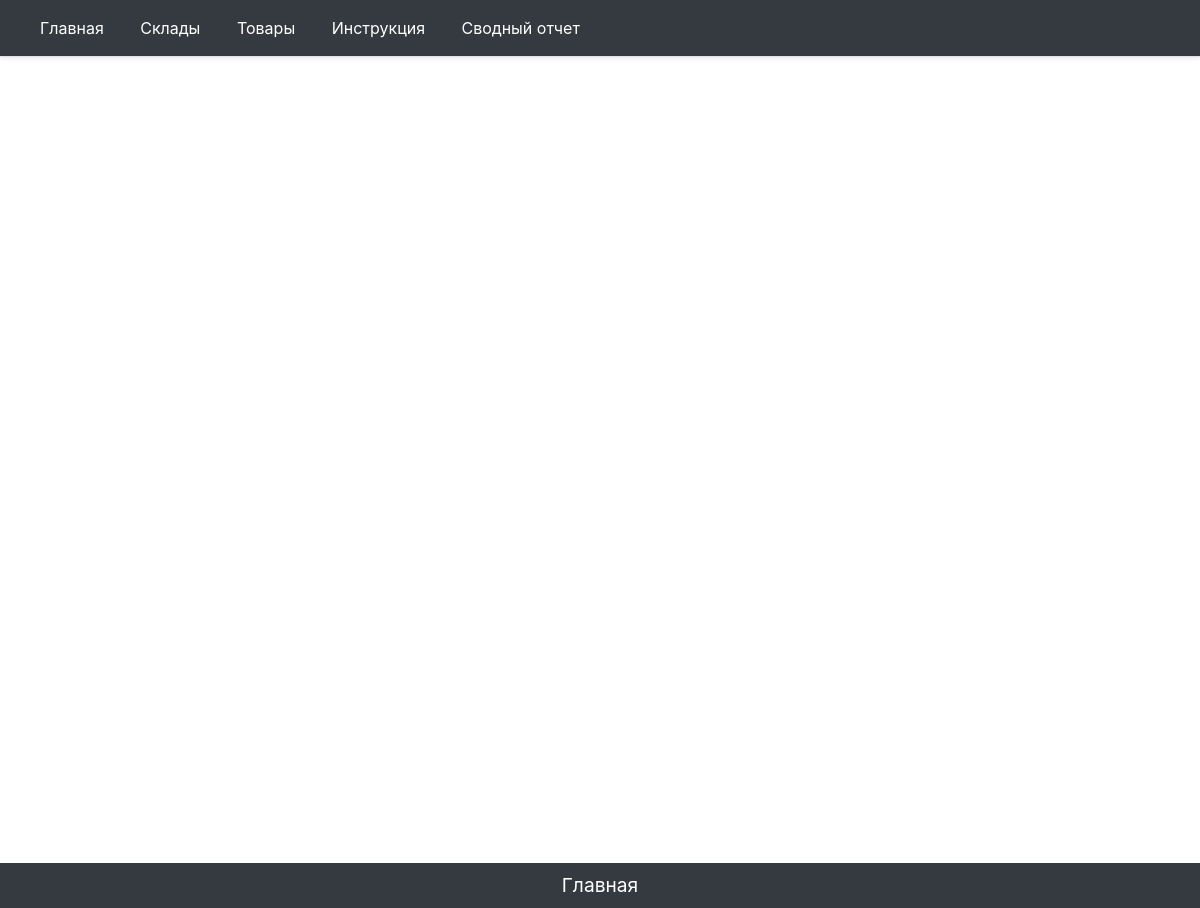
Before: /first with the older database file.
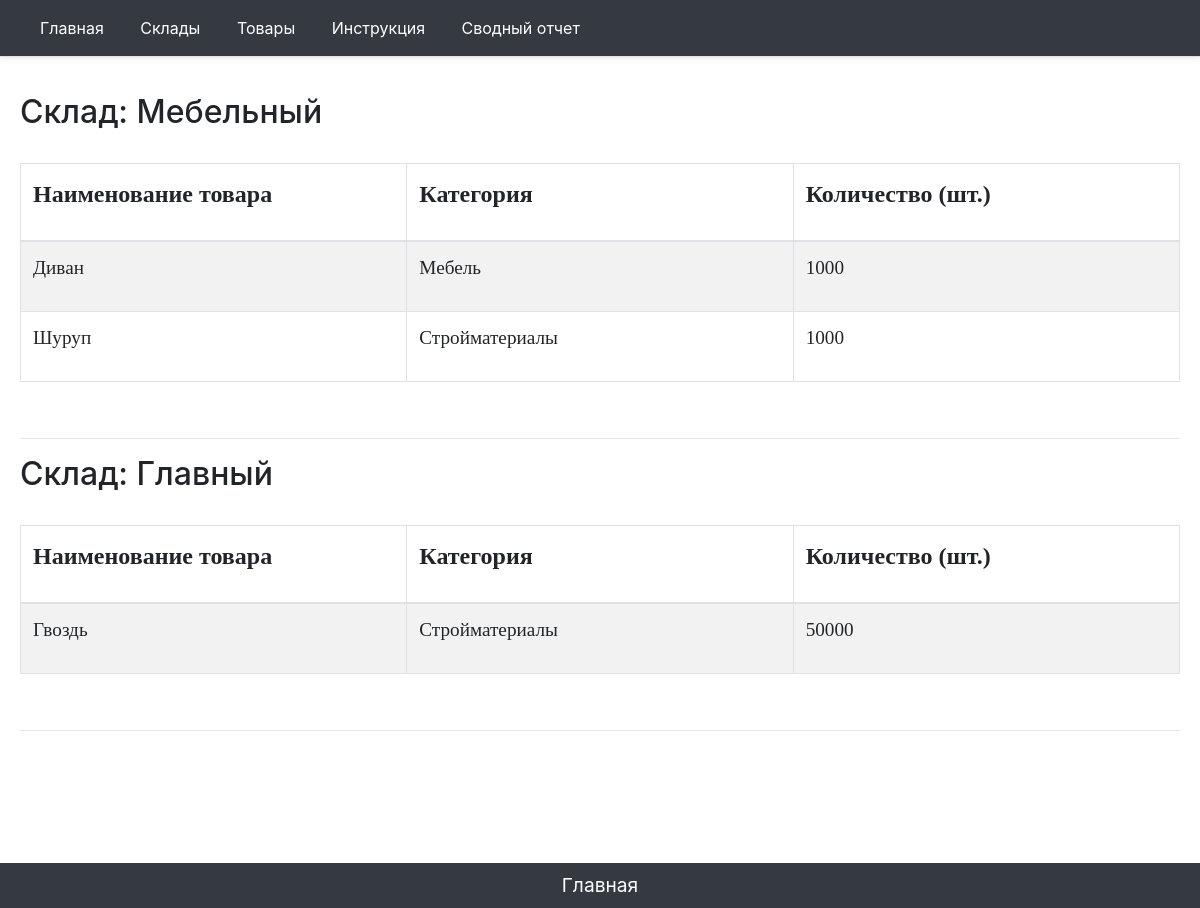
After: the same page with the newer database file.
### main/models.py (models this page shows, shortened)
class FoldNewOne(models.Model):
    name = models.CharField('Название склада', max_length=50)
    parknumber = models.IntegerField('Номер платформы')
    responsible = models.CharField('Ответственный', max_length=50, blank=True)
    adress = models.CharField('Адрес', max_length=200, blank=True)
    square = models.IntegerField('Площадь склада')
    def get_item_count(self):
        count = 0
        items = ItemNewOne.objects.all()
        for i in items:
            if i.foldid.id == self.id:
                count += 1
        return count
    """def get_update_url(self):
        return reverse('fold_update_url',kwargs={'id': self.id})
"""
    class Meta:
        verbose_name = 'Склад'
        verbose_name_plural = 'Склады'

class ItemNewOne(models.Model):
    ITEM_CATEGORY = (
        ('Мебель', 'Мебель'),
        ('Стройматериалы', 'Строительные материалы'),
        ('Инструменты', 'Инструменты для выполнения строительных,отделочных работ'),
        ('Техника', 'Технические средства, машины для строительных, отделочных работ'),
    )
    ITEM_MODULE = (
        ('А', 'А'),
        ('Б', 'Б'),
        ('В', 'В'),
        ('Г', 'Г'),
        ('Д', 'Д'),
        ('Е', 'Е'),
        ('Ж', 'Ж'),
        ('З', 'З'),
    )
    ITEM_SECTION =(
        ('S-1', 'S-1'),
        ('S-2', 'S-2'),
        ('S-3', 'S-3'),
        ('S-4', 'S-4'),
        ('S-5', 'S-5'),
        ('S-6', 'S-6'),
        ('S-7', 'S-7'),
        ('S-8', 'S-8'),
        ('S-9', 'S-9'),
        ('S-10', 'S-10'),
        ('S-11', 'S-11'),
        ('S-12', 'S-12'),
        ('S-13', 'S-13'),
        ('S-14', 'S-14'),
        ('S-15', 'S-15'),
        ('S-16', 'S-16'),
    )
    ITEM_ROW=(
        ('1', '1'),
        ('2', '2'),
        ('3', '3'),
        ('4', '4'),
        ('5', '5'),
        ('6', '6'),
        ('7', '7'),
        ('8', '8'),
        ('9', '9'),
        ('10', '10'),
        ('11', '11'),
        ('12', '12'),
        ('13', '13'),
        ('14', '14'),
        ('15', '15'),
        ('16', '16'),
        ('17', '17'),
        ('18', '18'),
        ('19', '19'),
        ('20', '20'),
        ('21', '21'),
        ('22', '22'),
        ('23', '23'),
        ('24', '24'),
        ('25', '25'),
        ('26', '26'),
        ('27', '27'),
        ('28', '28'),
        ('29', '29'),
        ('30', '30'),
        ('31', '31'),
        ('32', '32'),
    )
    ITEM_PLACE = (
        ('М1', 'М1'),
        ('М2', 'М2'),
        ('М3', 'М3'),
        ('М4', 'М4'),
        ('М5', 'М5'),
        ('М6', 'М6'),
        ('М7', 'М7'),
        ('М8', 'М8'),
        ('М9', 'М9'),
        ('М10', 'М10'),
        ('М11', 'М11'),
        ('М12', 'М12'),
        ('М13', 'М13'),
        ('М14', 'М14'),
        ('М15', 'М15'),
        ('М16', 'М16'),
        ('М17', 'М17'),
        ('М18', 'М18'),
        ('М19', 'М19'),
        ('М20', 'М20'),
        ('М21', 'М21'),
        ('М22', 'М22'),
        ('М23', 'М23'),
        ('М24', 'М24'),
        ('М25', 'М25'),
        ('М26', 'М26'),
        ('М27', 'М27'),
        ('М28', 'М28'),
        ('М29', 'М29'),
        ('М30', 'М30'),
        ('М31', 'М31'),
        ('М32', 'М32'),
        ('М33', 'М33'),
        ('М34', 'М34'),
        ('М35', 'М35'),
        ('М36', 'М36'),
        ('М37', 'М37'),
        ('М38', 'М38'),
        ('М39', 'М39'),
        ('М40', 'М40'),
        ('М41', 'М41'),
        ('М42', 'М42'),
        ('М43', 'М43'),
        ('М44', 'М44'),
        ('М45', 'М45'),
        ('М46', 'М46'),
        ('М47', 'М47'),
        ('М48', 'М48'),
        ('М49', 'М49'),
        ('М50', 'М50'),
        ('М51', 'М51'),
        ('М52', 'М52'),
        ('М53', 'М53'),
        ('М54', 'М54'),
        ('М55', 'М55'),
        ('М56', 'М56'),
        ('М57', 'М57'),
        ('М58', 'М58'),
        ('М59', 'М59'),
        ('М60', 'М60'),
        ('М61', 'М61'),
        ('М62', 'М62'),
        ('М63', 'М63'),
        ('М64', 'М64'),
        ('М65', 'М65'),
        ('М66', 'М66'),
        ('М67', 'М67'),
        ('М68', 'М68'),
        ('М69', 'М69'),
        ('М70', 'М70'),
        ('М71', 'М71'),
        ('М72', 'М72'),
        ('М73', 'М73'),
        ('М74', 'М74'),
        ('М75', 'М75'),
        ('М76', 'М76'),
        ('М77', 'М77'),
        ('М78', 'М78'),
        ('М79', 'М79'),
        ('М80', 'М80'),
        ('М81', 'М81'),
        ('М82', 'М82'),
        ('М83', 'М83'),
        ('М84', 'М84'),
        ('М85', 'М85'),
        ('М86', 'М86'),
        ('М87', 'М87'),
        ('М88', 'М88'),
        ('М89', 'М89'),
        ('М90', 'М90'),
        ('М91', 'М91'),
        ('М92', 'М92'),
        ('М93', 'М93'),
        ('М94', 'М94'),
        ('М95', 'М95'),
        ('М96', 'М96'),
        ('М97', 'М97'),
        ('М98', 'М98'),
        ('М99', 'М99'),
        ('М100', 'М100'),
        ('М101', 'М101'),
        ('М102', 'М102'),
        ('М103', 'М103'),
        ('М104', 'М104'),
        ('М105', 'М105'),
        ('М106', 'М106'),
        ('М107', 'М107'),
        ('М108', 'М108'),
        ('М109', 'М109'),
        ('М110', 'М110'),
        ('М111', 'М111'),
        ('М112', 'М112'),
        ('М113', 'М113'),
        ('М114', 'М114'),
        ('М115', 'М115'),
        ('М116', 'М116'),
        ('М117', 'М117'),
        ('М118', 'М118'),
        ('М119', 'М119'),
        ('М120', 'М120'),
        ('М121', 'М121'),
        ('М122', 'М122'),
        ('М123', 'М123'),
        ('М124', 'М124'),
        ('М125', 'М125'),
        ('М126', 'М126'),
        ('М127', 'М127'),
        ('М128', 'М128'),
    )
    name = models.CharField('Наименование товара', max_length=100)
    category = models.CharField('Категория',max_length=150, choices=ITEM_CATEGORY)
    amount = models.IntegerField('Количество')
    shelflifeday = models.IntegerField('Дней хранения')
    option = models.TextField('Описание', blank=True)
    foldid = models.ForeignKey(FoldNewOne, on_delete=models.CASCADE, verbose_name="Склад", blank="True")
    camedate = models.DateField('Дата поставки', blank=True, null=True)
    module = models.CharField('Модуль склада', max_length=5,blank=True, choices=ITEM_MODULE)
    section = models.CharField('Секция модуля склада', max_length=5,blank=True, choices=ITEM_SECTION)
    row = models.CharField('Ряд секции', blank=True, max_length=5,choices=ITEM_ROW)
    place = models.CharField('Место в ряду', blank=True, max_length=5,choices=ITEM_PLACE)
    class Meta:
        verbose_name = 'Товар'
        verbose_name_plural = 'Товары'

### main/views.py (the view)
# urls.py: path('first',views.first, name='fir'),
def first(request):
    get_items = ItemNewOne.objects.all()
    get_folds = FoldNewOne.objects.all()
    return render(request, 'main/first.html', {'title':"Сводный отчет",
                                               'get_item': get_items,'get_fold': get_folds})

### main/templates/main/first.html (shortened to what this page needs)
{% extends 'main/base_template.html' %}
{% block content %}
{% if get_fold %}
    {% if get_item %}
        {% for fold_elem in get_fold %}
            <h2>Склад: {{ fold_elem.name }}</h2>
            {% if fold_elem.get_item_count > 0%}
            <br>
            <table class="table table-striped table-bordered">
                    <thead>
                        <tr>
                            <th scope="col"><p class = "colwi1">Наименование товара</p></th>
                            <th scope="col"><p class = "colwi1">Категория</p></th>
                            <th scope="col"><p class = "colwi1">Количество (шт.)</p></th>
                        </tr>
                      </thead>
                     <tbody>
                         {% for item_elem in get_item %}
                             {% if item_elem.foldid.id == fold_elem.id %}
                             <tr>
                                 <td><p class = "colwi">{{ item_elem.name }}</p></td>
                                 <td><p class = "colwi">{{ item_elem.category }}</p></td>
                                 <td><p class = "colwi">{{ item_elem.amount }}</p></td>
                             </tr>
                             {% endif %}
                         {% endfor %}
                      </tbody>
                </table>
            {% else %}
                <p style="margin-left:100px; font-size:150%; font-color:#930"><b>Нет данных о товарах.</b></p>
            {% endif %}
            <hr>
            {% endfor %}
    {% endif %}
{% endif %}
{% endblock %}
{% block tomain %}
<div style = "margin-top: -10px;height: 10px;">
    <p align = "middle" class = "my-0 me-md-auto fw-normal p-2 text-white bg-dark align-items-center"><a href="{% url 'home' %}"><font color="white"><big>Главная</big></font></a></p>
    </div>
{% endblock %}

Changed rows visible on the page:
added FoldNewOne: name "Мебельный"
added ItemNewOne: name "Диван", category "Мебель", amount "1000", shown under "Мебельный"
added ItemNewOne: name "Шуруп", category "Стройматериалы", amount "1000", shown under "Мебельный"
added FoldNewOne: name "Главный"
added ItemNewOne: name "Гвоздь", category "Стройматериалы", amount "50000", shown under "Главный"
